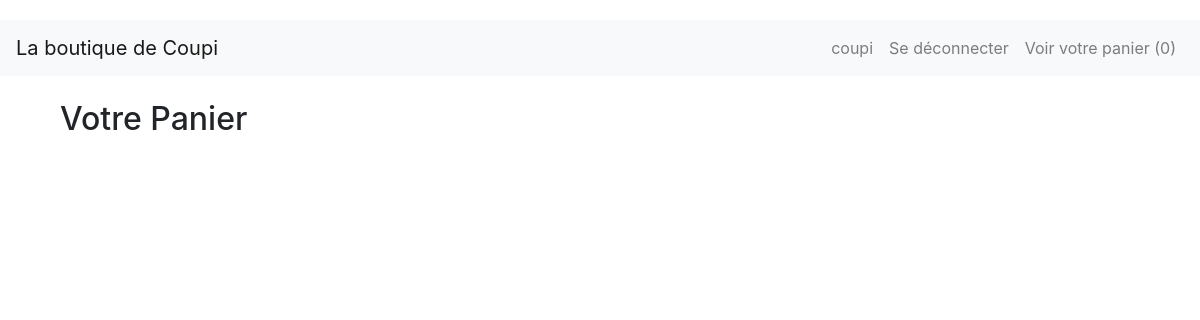
The app's page /cart/ (signed in), older data.
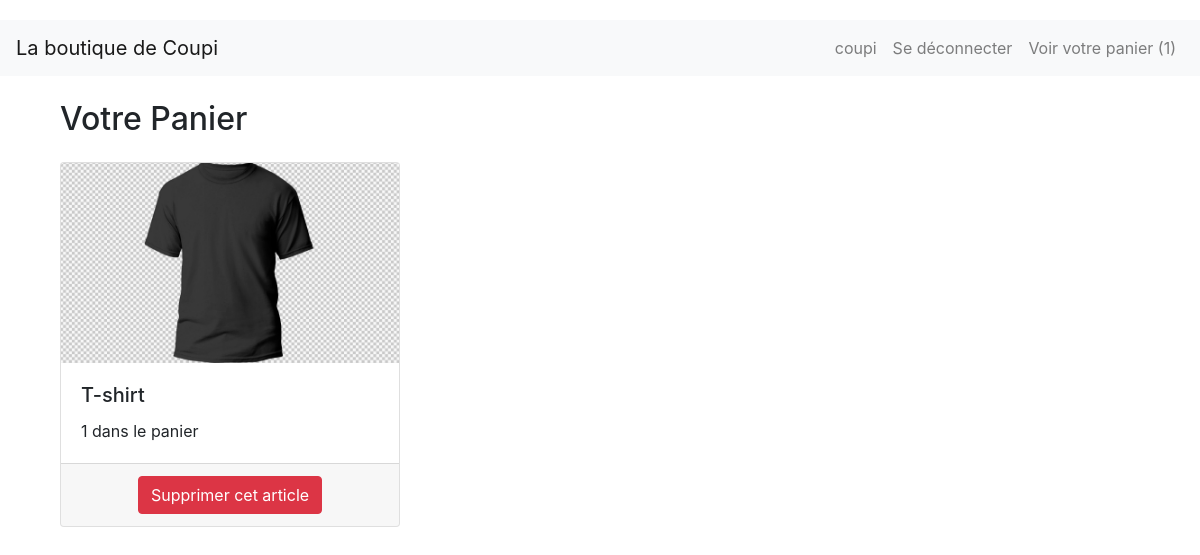
The same page, newer data.
### accounts/models.py (models this page shows)
class CustomUser(AbstractUser):
    pass

### store/models.py (models this page shows, shortened)
class Cart(models.Model):
    user = models.OneToOneField(AUTH_USER_MODEL, on_delete=models.CASCADE) #Je pouvais aussi faire un ForeignKey en faisant user= models.ForeignKey(unique=True)
    orders = models.ManyToManyField(Order) #plusieurs articles peuvent etre ajoutés au panier

class Order(models.Model):
    user = models.ForeignKey(AUTH_USER_MODEL, on_delete=models.CASCADE)
    product = models.ForeignKey(Product, on_delete=models.CASCADE)
    quantity = models.IntegerField(default=1)
    ordered = models.BooleanField(default=False)
    ordered_date = models.DateTimeField(blank=True,null=True)

class Product(models.Model):
    name = models.CharField(max_length=100)
    slug = models.SlugField(max_length=100)
    price = models.FloatField(default=0.0)
    qte_stock = models.IntegerField(default=0)
    description = models.TextField(blank=True)
    image = models.ImageField(upload_to='products', blank=True, null=True)

### store/views.py (the view)
# urls.py: path('cart/',cart,name="cart"),
def cart(request):
    user = request.user
    if not user.is_authenticated:
        return redirect('login')
    else:
        cart = get_object_or_404(Cart, user=request.user)
        return render(request,'cart.html', context={"orders": cart.orders.all()})

### store/templates/cart.html
{% extends 'base.html' %}
{% block content %}
<div class="container mt-4">
    <h2 class="mb-4">Votre Panier</h2>
    <div class="row">
        {% for order in orders %}
        <div class="col-md-4 mb-4">
            <div class="card h-100">
                <img src="{{ order.product.image.url }}" class="card-img-top" alt="{{ order.product.name }}" style="max-height: 200px; object-fit: cover;">
                <div class="card-body">
                    <h5 class="card-title">{{ order.product.name }}</h5>
                    <p class="card-text">{{ order.quantity }} dans le panier</p>
                </div>
                <div class="card-footer text-center">
                    <a href="{% url 'delete_article' order.id %}" class="btn btn-danger">Supprimer cet article</a>
                </div>
            </div>
        </div>
        {% endfor %}
    </div>
</div>
{% endblock %}

### templates/base.html (shortened to what this page needs)
<!DOCTYPE html>
 <html class="no-js">
<html>
    <head>
        <link href="https://stackpath.bootstrapcdn.com/bootstrap/4.5.2/css/bootstrap.min.css" rel="stylesheet">
    </head>
    <body>
        <nav class="navbar navbar-expand-lg navbar-light bg-light">
            <a class="navbar-brand" href="{% url 'page_acceuil_boutique' %}">La boutique de Coupi</a>
            <div class="collapse navbar-collapse" id="navbarNav">
                <ul class="navbar-nav ml-auto">
                    {% if user.is_authenticated %}
                        <li class="nav-item">
                            <span class="nav-link">{{ user.username }}</span>
                        </li>
                        <li class="nav-item">
                            <a class="nav-link" href="{% url 'logout' %}">Se déconnecter</a>
                        </li>
                    {% endif %}
                    {% if user.cart %}
                        <li class="nav-item">
                            <a class="nav-link" href="{% url 'cart' %}">Voir votre panier ({{ user.cart.orders.count }})</a>
                        </li>
                    {% endif %}
                </ul>
            </div>
        </nav>
        <div class="container">
            {% block content %}
            {% endblock %}
        </div>
    </body>
</html>

Row changes from the older to the newer data that the page shows:
changed CustomUser "coupi": cart.orders.count "0" → "1"
added Order: product.image (picture), product.name "T-shirt", quantity "1"
